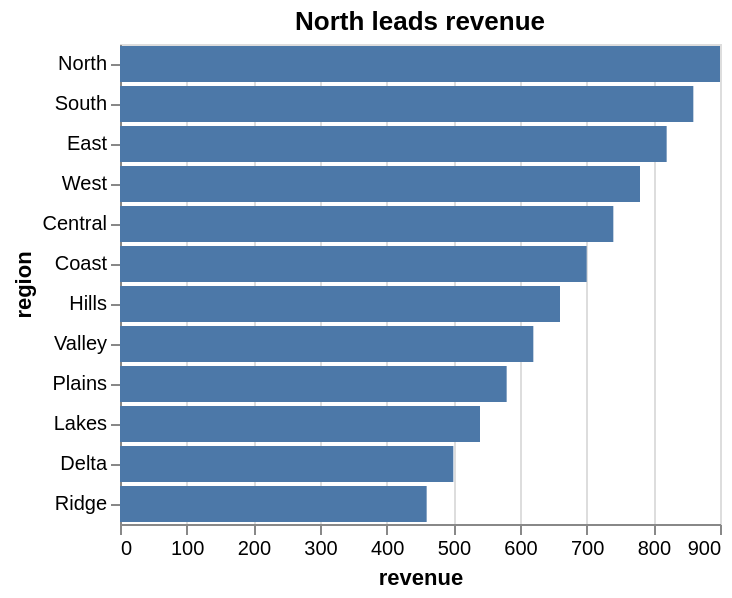

Here is the Vega-Lite specification saved for this chart:
### Vega-Lite specification from a JSON file in a GitHub repository (floating-point values rounded to 4 significant figures)
{"$schema": "https://vega.github.io/schema/vega-lite/v6.json", "title": "North leads revenue", "data": {"values": [{"region": "North", "revenue": 900, "year": 2025}, {"region": "South", "revenue": 860, "year": 2025}, {"region": "East", "revenue": 820, "year": 2025}, {"region": "West", "revenue": 780, "year": 2025}, {"region": "Central", "revenue": 740, "year": 2025}, {"region": "Coast", "revenue": 700, "year": 2025}, {"region": "Hills", "revenue": 660, "year": 2025}, {"region": "Valley", "revenue": 620, "year": 2025}, {"region": "Plains", "revenue": 580, "year": 2025}, {"region": "Lakes", "revenue": 540, "year": 2025}, {"region": "Delta", "revenue": 500, "year": 2025}, {"region": "Ridge", "revenue": 460, "year": 2025}]}, "mark": "bar", "encoding": {"y": {"field": "region", "type": "nominal", "sort": "-x"}, "x": {"field": "revenue", "type": "quantitative"}}}
